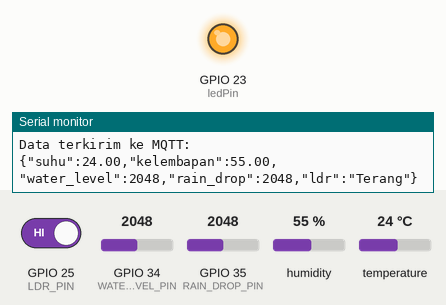
The sketch below on a simulated ESP32. On the bench: output pins drawn as LEDs (lit = HIGH), the last lines printed to the serial monitor. Inputs (shaded band) come from the test bench; at power-on: GPIO 25 (LDR_PIN) HIGH, GPIO 34 (WATER_LEVEL_PIN) = 2048, GPIO 35 (RAIN_DROP_PIN) = 2048, humidity 55 %, temperature 24 °C. WiFi joins after 1.5 s; servers stay silent unless stated; no MQTT or app messages arrive unless stated.

Above: at 2.7 s.
2.8 s: GPIO 25 (LDR_PIN) driven LOW
At 5.0 s:
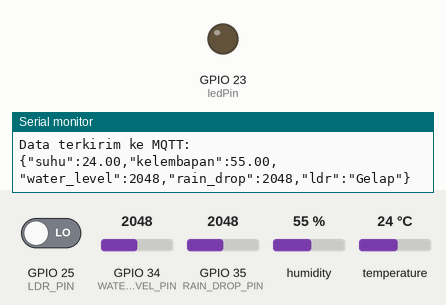
11.1 s: GPIO 25 (LDR_PIN) driven HIGH
At 12.8 s:
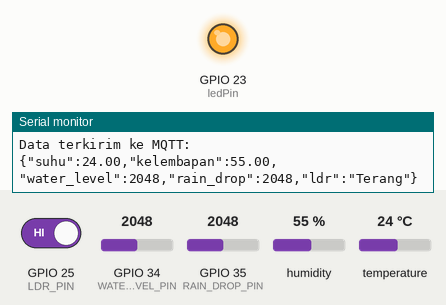
Timing chart, 0 to 14.3 s (numbered marks = the images above; inputs shaded):
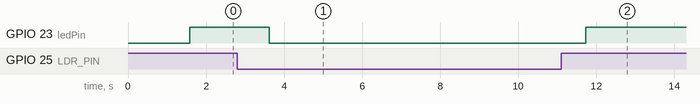

The sketch:

uap.ino
```cpp
#include <WiFi.h>
#include <PubSubClient.h>
#include <WiFiClientSecure.h>
#include <DHT.h>

// Pin untuk LED
const int ledPin = 23; // Gunakan LED internal ESP32

// Pin sensor
#define DHTPIN 4
#define DHTTYPE DHT11
#define WATER_LEVEL_PIN 34
#define RAIN_DROP_PIN 35
#define LDR_PIN 25

DHT dht(DHTPIN, DHTTYPE);

//---- WiFi settings
const char* ssid = "Redmi Note 13 Pro+ 5G";
const char* password = "reNdr4@r";

//---- HiveMQ Cloud Broker settings
const char* mqtt_server = "0b85d3df7164464d8dc9266234f24e9e.s1.eu.hivemq.cloud";
const char* mqtt_username = "atmin";
const char* mqtt_password = "Atmin123";
const int mqtt_port = 8883;
const char* mqttSubscribeTopic = "esp32/control";
const char* mqttPublishTopic = "esp32/sensor/data";

WiFiClientSecure espClient;
PubSubClient client(espClient);

// Sertifikat root HiveMQ Cloud
static const char *root_ca PROGMEM = R"EOF(
-----BEGIN CERTIFICATE-----
MIIFazCCA1OgAwIBAgIRAIIQz7DSQONZRGPgu2OCiwAwDQYJKoZIhvcNAQELBQAw
TzELMAkGA1UEBhMCVVMxKTAnBgNVBAoTIEludGVybmV0IFNlY3VyaXR5IFJlc2Vh
cmNoIEdyb3VwMRUwEwYDVQQDEwxJU1JHIFJvb3QgWDEwHhcNMTUwNjA0MTEwNDM4
WhcNMzUwNjA0MTEwNDM4WjBPMQswCQYDVQQGEwJVUzEpMCcGA1UEChMgSW50ZXJu
ZXQgU2VjdXJpdHkgUmVzZWFyY2ggR3JvdXAxFTATBgNVBAMTDElTUkcgUm9vdCBY
MTCCAiIwDQYJKoZIhvcNAQEBBQADggIPADCCAgoCggIBAK3oJHP0FDfzm54rVygc
h77ct984kIxuPOZXoHj3dcKi/vVqbvYATyjb3miGbESTtrFj/RQSa78f0uoxmyF+
0TM8ukj13Xnfs7j/EvEhmkvBioZxaUpmZmyPfjxwv60pIgbz5MDmgK7iS4+3mX6U
A5/TR5d8mUgjU+g4rk8Kb4Mu0UlXjIB0ttov0DiNewNwIRt18jA8+o+u3dpjq+sW
T8KOEUt+zwvo/7V3LvSye0rgTBIlDHCNAymg4VMk7BPZ7hm/ELNKjD+Jo2FR3qyH
B5T0Y3HsLuJvW5iB4YlcNHlsdu87kGJ55tukmi8mxdAQ4Q7e2RCOFvu396j3x+UC
B5iPNgiV5+I3lg02dZ77DnKxHZu8A/lJBdiB3QW0KtZB6awBdpUKD9jf1b0SHzUv
KBds0pjBqAlkd25HN7rOrFleaJ1/ctaJxQZBKT5ZPt0m9STJEadao0xAH0ahmbWn
OlFuhjuefXKnEgV4We0+UXgVCwOPjdAvBbI+e0ocS3MFEvzG6uBQE3xDk3SzynTn
jh8BCNAw1FtxNrQHusEwMFxIt4I7mKZ9YIqioymCzLq9gwQbooMDQaHWBfEbwrbw
qHyGO0aoSCqI3Haadr8faqU9GY/rOPNk3sgrDQoo//fb4hVC1CLQJ13hef4Y53CI
rU7m2Ys6xt0nUW7/vGT1M0NPAgMBAAGjQjBAMA4GA1UdDwEB/wQEAwIBBjAPBgNV
HRMBAf8EBTADAQH/MB0GA1UdDgQWBBR5tFnme7bl5AFzgAiIyBpY9umbbjANBgkq
hkiG9w0BAQsFAAOCAgEAVR9YqbyyqFDQDLHYGmkgJykIrGF1XIpu+ILlaS/V9lZL
ubhzEFnTIZd+50xx+7LSYK05qAvqFyFWhfFQDlnrzuBZ6brJFe+GnY+EgPbk6ZGQ
3BebYhtF8GaV0nxvwuo77x/Py9auJ/GpsMiu/X1+mvoiBOv/2X/qkSsisRcOj/KK
NFtY2PwByVS5uCbMiogziUwthDyC3+6WVwW6LLv3xLfHTjuCvjHIInNzktHCgKQ5
ORAzI4JMPJ+GslWYHb4phowim57iaztXOoJwTdwJx4nLCgdNbOhdjsnvzqvHu7Ur
TkXWStAmzOVyyghqpZXjFaH3pO3JLF+l+/+sKAIuvtd7u+Nxe5AW0wdeRlN8NwdC
jNPElpzVmbUq4JUagEiuTDkHzsxHpFKVK7q4+63SM1N95R1NbdWhscdCb+ZAJzVc
oyi3B43njTOQ5yOf+1CceWxG1bQVs5ZufpsMljq4Ui0/1lvh+wjChP4kqKOJ2qxq
4RgqsahDYVvTH9w7jXbyLeiNdd8XM2w9U/t7y0Ff/9yi0GE44Za4rF2LN9d11TPA
mRGunUHBcnWEvgJBQl9nJEiU0Zsnvgc/ubhPgXRR4Xq37Z0j4r7g1SgEEzwxA57d
emyPxgcYxn/eR44/KJ4EBs+lVDR3veyJm+kXQ99b21/+jh5Xos1AnX5iItreGCc=
-----END CERTIFICATE-----
)EOF";

// Fungsi untuk menghubungkan ke WiFi
void setup_wifi() {
  delay(10);
  Serial.println();
  Serial.print("Connecting to ");
  Serial.println(ssid);
  WiFi.mode(WIFI_STA);
  WiFi.begin(ssid, password);

  while (WiFi.status() != WL_CONNECTED) {
    delay(500);
    Serial.print(".");
  }

  Serial.println("");
  Serial.println("WiFi connected");
  Serial.println("IP address: ");
  Serial.println(WiFi.localIP());
}

// Fungsi callback MQTT
void callback(char* topic, byte* message, unsigned int length) {
  Serial.print("Message arrived on topic: ");
  Serial.print(topic);
  Serial.print(". Message: ");
  for (int i = 0; i < length; i++) {
    Serial.print((char)message[i]);
  }
  Serial.println();
}

// Fungsi untuk menghubungkan ke MQTT
void connectToMQTT() {
  while (!client.connected()) {
    Serial.println("Connecting to MQTT...");

    if (client.connect("ESP32Client", mqtt_username, mqtt_password)) {
      Serial.println("Connected to MQTT broker");
      client.subscribe(mqttSubscribeTopic);
    } else {
      Serial.print("Failed to connect. Trying again in 5 seconds.");
      delay(5000);
    }
  }
}

void setup() {
  Serial.begin(115200);
  pinMode(ledPin, OUTPUT);
  pinMode(LDR_PIN, INPUT); // LDR digital mode
  dht.begin();
  pinMode(WATER_LEVEL_PIN, INPUT);
  pinMode(RAIN_DROP_PIN, INPUT);

  setup_wifi();
  espClient.setCACert(root_ca);
  client.setServer(mqtt_server, mqtt_port);
  client.setCallback(callback);
}

void loop() {
  if (!client.connected()) {
    connectToMQTT();
  }
  client.loop();

  // Membaca data dari sensor
  float suhu = dht.readTemperature();
  float kelembapan = dht.readHumidity();
  int waterLevel = analogRead(WATER_LEVEL_PIN);
  int rainDrop = analogRead(RAIN_DROP_PIN);
  int ldrState = digitalRead(LDR_PIN); // Membaca kondisi LDR (LOW/GELAP, HIGH/TERANG)

  // Menyalakan/mematikan LED berdasarkan LDR
  String ledStatus;
  if (ldrState == LOW) { // Gelap
    digitalWrite(ledPin, LOW);
    ledStatus = "Gelap";
  } else { // Terang
    digitalWrite(ledPin, HIGH);
    ledStatus = "Terang";
  }

  // Membuat payload untuk dikirim
  String payload = "{\"suhu\":" + String(suhu) +
                   ",\"kelembapan\":" + String(kelembapan) +
                   ",\"water_level\":" + String(waterLevel) +
                   ",\"rain_drop\":" + String(rainDrop) +
                   ",\"ldr\":\"" + ledStatus + "\"}";

  if (client.publish(mqttPublishTopic, payload.c_str())) {
    Serial.println("Data terkirim ke MQTT:");
    Serial.println(payload);
  } else {
    Serial.println("Gagal mengirim data ke MQTT");
  }

  delay(2000); // Kirim data setiap 2 detik
}
```

Measured:
- after the input at 2.8 s, GPIO 23 (ledPin): HIGH → LOW after 0.82 s
- after the input at 11.1 s, GPIO 23 (ledPin): LOW → HIGH after 0.63 s
